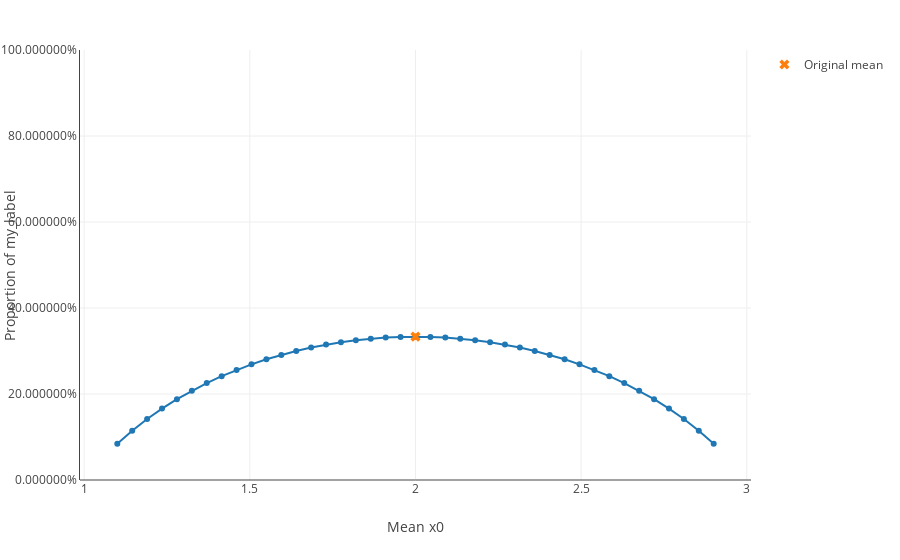

Notebook code for this chart:
### Code cell
explainer.plot_bias(X["x0"], pd.Series([0, 1, 0], name="my_y"), inline=True)

### Figure 1 — Plotly figure (JSON) as saved in the notebook; plotly's stock layout.template omitted (floating-point values rounded to 4 significant figures)
{"data": [{"hoverinfo": "x+y", "mode": "lines+markers", "showlegend": false, "type": "scatter", "uid": "39c57f46-ead9-4398-9330-6036ca1e03b0", "x": [1.1, 1.145, 1.19, 1.235, 1.28, 1.325, 1.37, 1.415, 1.46, 1.505, 1.55, 1.595, 1.64, 1.685, 1.73, 1.775, 1.82, 1.865, 1.91, 1.955, 2, 2.045, 2.09, 2.135, 2.18, 2.225, 2.27, 2.315, 2.36, 2.405, 2.45, 2.495, 2.54, 2.585, 2.63, 2.675, 2.72, 2.765, 2.81, 2.855, 2.9], "y": [0.08433, 0.1147, 0.1418, 0.166, 0.1879, 0.2076, 0.2254, 0.2414, 0.2559, 0.269, 0.2806, 0.291, 0.3001, 0.308, 0.3149, 0.3206, 0.3252, 0.3288, 0.3313, 0.3328, 0.3333, 0.3328, 0.3313, 0.3288, 0.3252, 0.3206, 0.3149, 0.308, 0.3001, 0.291, 0.2806, 0.269, 0.2559, 0.2414, 0.2254, 0.2076, 0.1879, 0.166, 0.1418, 0.1147, 0.08433]}, {"hoverinfo": "skip", "marker": {"size": 9, "symbol": "x"}, "mode": "markers", "name": "Original mean", "type": "scatter", "uid": "d6056507-52e2-4f81-80a7-512ec46b38b9", "x": [2], "y": [0.3333]}], "layout": {"margin": {"r": 50, "t": 50}, "xaxis": {"title": {"text": "Mean x0"}, "zeroline": false}, "yaxis": {"range": [0, 1], "showline": true, "tickformat": "%", "title": {"text": "Proportion of my_label"}}}}
